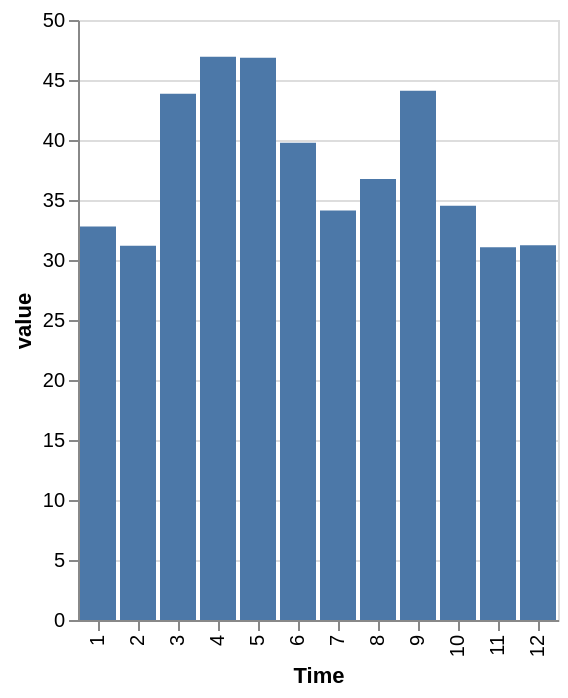

Notebook code for this chart:
### Code cell
alt.Chart(
    df.filter(pl.col('variable').str.contains('běh')).group_by(pl.col('Time').dt.month()).agg(pl.col('value').mean()).sort(by='Time')
).mark_bar(
).encode(
    alt.X('Time:N'),
    alt.Y('value:Q')
)

### Figure 1 — Vega-Lite specification as saved in the notebook (floating-point values rounded to 4 significant figures)
{"config": {"view": {"continuousWidth": 300, "continuousHeight": 300}}, "data": {"name": "data-c2b376c2f4812b9f43bd99ed77223216"}, "mark": {"type": "bar"}, "encoding": {"x": {"field": "Time", "type": "nominal"}, "y": {"field": "value", "type": "quantitative"}}, "$schema": "https://vega.github.io/schema/vega-lite/v6.1.0.json", "datasets": {"data-c2b376c2f4812b9f43bd99ed77223216": [{"Time": 1, "value": 32.79}, {"Time": 2, "value": 31.18}, {"Time": 3, "value": 43.86}, {"Time": 4, "value": 46.93}, {"Time": 5, "value": 46.85}, {"Time": 6, "value": 39.78}, {"Time": 7, "value": 34.12}, {"Time": 8, "value": 36.75}, {"Time": 9, "value": 44.1}, {"Time": 10, "value": 34.53}, {"Time": 11, "value": 31.07}, {"Time": 12, "value": 31.24}]}}
